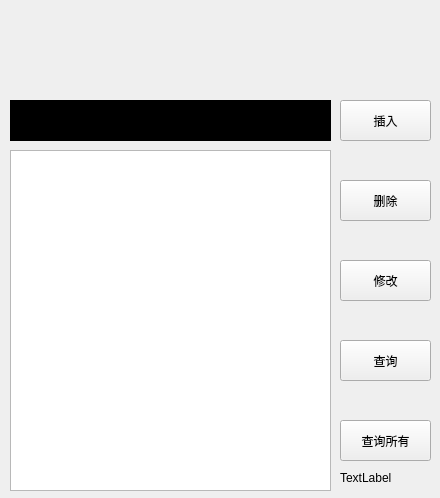
<?xml version="1.0" encoding="UTF-8"?>
<ui version="4.0">
 <class>MainWindow</class>
 <widget class="QMainWindow" name="MainWindow">
  <property name="geometry">
   <rect>
    <x>0</x>
    <y>0</y>
    <width>440</width>
    <height>498</height>
   </rect>
  </property>
  <property name="minimumSize">
   <size>
    <width>440</width>
    <height>498</height>
   </size>
  </property>
  <property name="maximumSize">
   <size>
    <width>440</width>
    <height>498</height>
   </size>
  </property>
  <property name="windowTitle">
   <string>人员管理</string>
  </property>
  <property name="windowIcon">
   <iconset resource="res.qrc">
    <normaloff>:/res/Tonly.ico</normaloff>:/res/Tonly.ico</iconset>
  </property>
  <property name="windowOpacity">
   <double>0.950000000000000</double>
  </property>
  <widget class="QWidget" name="centralWidget">
   <widget class="QPushButton" name="pushButton">
    <property name="geometry">
     <rect>
      <x>340</x>
      <y>100</y>
      <width>91</width>
      <height>41</height>
     </rect>
    </property>
    <property name="text">
     <string>插入</string>
    </property>
   </widget>
   <widget class="QPushButton" name="pushButton_2">
    <property name="geometry">
     <rect>
      <x>340</x>
      <y>180</y>
      <width>91</width>
      <height>41</height>
     </rect>
    </property>
    <property name="text">
     <string>删除</string>
    </property>
   </widget>
   <widget class="QPushButton" name="pushButton_3">
    <property name="geometry">
     <rect>
      <x>340</x>
      <y>260</y>
      <width>91</width>
      <height>41</height>
     </rect>
    </property>
    <property name="text">
     <string>修改</string>
    </property>
   </widget>
   <widget class="QPushButton" name="pushButton_4">
    <property name="geometry">
     <rect>
      <x>340</x>
      <y>340</y>
      <width>91</width>
      <height>41</height>
     </rect>
    </property>
    <property name="text">
     <string>查询</string>
    </property>
   </widget>
   <widget class="QPushButton" name="pushButton_5">
    <property name="geometry">
     <rect>
      <x>340</x>
      <y>420</y>
      <width>91</width>
      <height>41</height>
     </rect>
    </property>
    <property name="text">
     <string>查询所有</string>
    </property>
   </widget>
   <widget class="QLabel" name="label">
    <property name="geometry">
     <rect>
      <x>340</x>
      <y>10</y>
      <width>91</width>
      <height>81</height>
     </rect>
    </property>
    <property name="text">
     <string/>
    </property>
   </widget>
   <widget class="QLabel" name="label_2">
    <property name="geometry">
     <rect>
      <x>340</x>
      <y>470</y>
      <width>91</width>
      <height>16</height>
     </rect>
    </property>
    <property name="text">
     <string>TextLabel</string>
    </property>
   </widget>
   <widget class="QTextBrowser" name="textBrowser">
    <property name="geometry">
     <rect>
      <x>10</x>
      <y>100</y>
      <width>321</width>
      <height>41</height>
     </rect>
    </property>
    <property name="styleSheet">
     <string notr="true">color: rgb(255, 0, 0);
background-color: rgb(0, 0, 0);</string>
    </property>
   </widget>
   <widget class="QTableView" name="tableView">
    <property name="geometry">
     <rect>
      <x>10</x>
      <y>150</y>
      <width>321</width>
      <height>341</height>
     </rect>
    </property>
   </widget>
   <widget class="QWidget" name="layoutWidget">
    <property name="geometry">
     <rect>
      <x>10</x>
      <y>10</y>
      <width>321</width>
      <height>22</height>
     </rect>
    </property>
    <layout class="QHBoxLayout" name="horizontalLayout_2">
     <item>
      <widget class="QLabel" name="name">
       <property name="text">
        <string>姓名:</string>
       </property>
      </widget>
     </item>
     <item>
      <widget class="QLineEdit" name="lineEdit_2">
       <property name="placeholderText">
        <string>推荐使用工号操作</string>
       </property>
      </widget>
     </item>
    </layout>
   </widget>
   <widget class="QWidget" name="layoutWidget">
    <property name="geometry">
     <rect>
      <x>10</x>
      <y>40</y>
      <width>321</width>
      <height>22</height>
     </rect>
    </property>
    <layout class="QHBoxLayout" name="horizontalLayout">
     <item>
      <widget class="QLabel" name="id">
       <property name="text">
        <string>工号:</string>
       </property>
      </widget>
     </item>
     <item>
      <widget class="QLineEdit" name="lineEdit">
       <property name="text">
        <string/>
       </property>
       <property name="placeholderText">
        <string>姓名可以相同，工号是唯一的</string>
       </property>
      </widget>
     </item>
    </layout>
   </widget>
   <widget class="QWidget" name="layoutWidget">
    <property name="geometry">
     <rect>
      <x>10</x>
      <y>70</y>
      <width>321</width>
      <height>22</height>
     </rect>
    </property>
    <layout class="QHBoxLayout" name="horizontalLayout_3">
     <item>
      <widget class="QLabel" name="passwd">
       <property name="text">
        <string>密码:</string>
       </property>
      </widget>
     </item>
     <item>
      <widget class="QLineEdit" name="lineEdit_3"/>
     </item>
    </layout>
   </widget>
  </widget>
 </widget>
 <layoutdefault spacing="6" margin="11"/>
 <resources>
  <include location="res.qrc"/>
 </resources>
 <connections/>
</ui>
